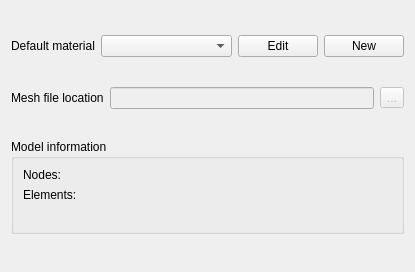
<?xml version="1.0" encoding="UTF-8"?>
<ui version="4.0">
 <class>NewProjectWizardPage3</class>
 <widget class="QWizardPage" name="NewProjectWizardPage3">
  <property name="geometry">
   <rect>
    <x>0</x>
    <y>0</y>
    <width>415</width>
    <height>272</height>
   </rect>
  </property>
  <property name="windowTitle">
   <string>WizardPage</string>
  </property>
  <layout class="QVBoxLayout" name="verticalLayout">
   <item>
    <layout class="QHBoxLayout" name="horizontalLayout_2">
     <item>
      <widget class="QLabel" name="labelMaterial">
       <property name="sizePolicy">
        <sizepolicy hsizetype="Maximum" vsizetype="Preferred">
         <horstretch>0</horstretch>
         <verstretch>0</verstretch>
        </sizepolicy>
       </property>
       <property name="text">
        <string>Default material</string>
       </property>
      </widget>
     </item>
     <item>
      <widget class="QComboBox" name="comboBoxMaterialsList">
       <property name="enabled">
        <bool>true</bool>
       </property>
       <property name="sizePolicy">
        <sizepolicy hsizetype="Minimum" vsizetype="Fixed">
         <horstretch>0</horstretch>
         <verstretch>0</verstretch>
        </sizepolicy>
       </property>
      </widget>
     </item>
     <item>
      <widget class="QPushButton" name="pushButtonEditMaterials">
       <property name="enabled">
        <bool>true</bool>
       </property>
       <property name="sizePolicy">
        <sizepolicy hsizetype="Maximum" vsizetype="Fixed">
         <horstretch>0</horstretch>
         <verstretch>0</verstretch>
        </sizepolicy>
       </property>
       <property name="text">
        <string>Edit</string>
       </property>
      </widget>
     </item>
     <item>
      <widget class="QPushButton" name="pushButtonNewMaterial">
       <property name="sizePolicy">
        <sizepolicy hsizetype="Maximum" vsizetype="Fixed">
         <horstretch>0</horstretch>
         <verstretch>0</verstretch>
        </sizepolicy>
       </property>
       <property name="text">
        <string>New</string>
       </property>
      </widget>
     </item>
    </layout>
   </item>
   <item>
    <layout class="QHBoxLayout" name="horizontalLayout">
     <item>
      <widget class="QLabel" name="labelMeshFile">
       <property name="sizePolicy">
        <sizepolicy hsizetype="Preferred" vsizetype="Preferred">
         <horstretch>0</horstretch>
         <verstretch>0</verstretch>
        </sizepolicy>
       </property>
       <property name="text">
        <string>Mesh file location</string>
       </property>
      </widget>
     </item>
     <item>
      <widget class="QLineEdit" name="lineEditFilePath">
       <property name="enabled">
        <bool>false</bool>
       </property>
       <property name="toolTip">
        <string>The path to a valid mesh file</string>
       </property>
      </widget>
     </item>
     <item>
      <widget class="QToolButton" name="toolButtonSelectFile">
       <property name="enabled">
        <bool>false</bool>
       </property>
       <property name="toolTip">
        <string>Select a mesh file</string>
       </property>
       <property name="text">
        <string>...</string>
       </property>
      </widget>
     </item>
    </layout>
   </item>
   <item>
    <widget class="QGroupBox" name="groupBox">
     <property name="sizePolicy">
      <sizepolicy hsizetype="Preferred" vsizetype="Maximum">
       <horstretch>0</horstretch>
       <verstretch>0</verstretch>
      </sizepolicy>
     </property>
     <property name="title">
      <string>Model information</string>
     </property>
     <layout class="QVBoxLayout" name="verticalLayout_2">
      <item>
       <layout class="QHBoxLayout" name="horizontalLayout_3">
        <item>
         <widget class="QLabel" name="labelNodes">
          <property name="sizePolicy">
           <sizepolicy hsizetype="Maximum" vsizetype="Preferred">
            <horstretch>0</horstretch>
            <verstretch>0</verstretch>
           </sizepolicy>
          </property>
          <property name="text">
           <string>Nodes:</string>
          </property>
         </widget>
        </item>
        <item>
         <widget class="QLabel" name="labelNodesNumber">
          <property name="text">
           <string/>
          </property>
         </widget>
        </item>
       </layout>
      </item>
      <item>
       <layout class="QHBoxLayout" name="horizontalLayout_6">
        <item>
         <widget class="QLabel" name="labelElements">
          <property name="sizePolicy">
           <sizepolicy hsizetype="Maximum" vsizetype="Preferred">
            <horstretch>0</horstretch>
            <verstretch>0</verstretch>
           </sizepolicy>
          </property>
          <property name="text">
           <string>Elements:</string>
          </property>
         </widget>
        </item>
        <item>
         <widget class="QLabel" name="labelElementsNumber">
          <property name="text">
           <string/>
          </property>
         </widget>
        </item>
       </layout>
      </item>
      <item>
       <widget class="QLabel" name="labelError">
        <property name="enabled">
         <bool>true</bool>
        </property>
        <property name="text">
         <string/>
        </property>
        <property name="alignment">
         <set>Qt::AlignCenter</set>
        </property>
       </widget>
      </item>
     </layout>
    </widget>
   </item>
  </layout>
 </widget>
 <resources/>
 <connections/>
</ui>
